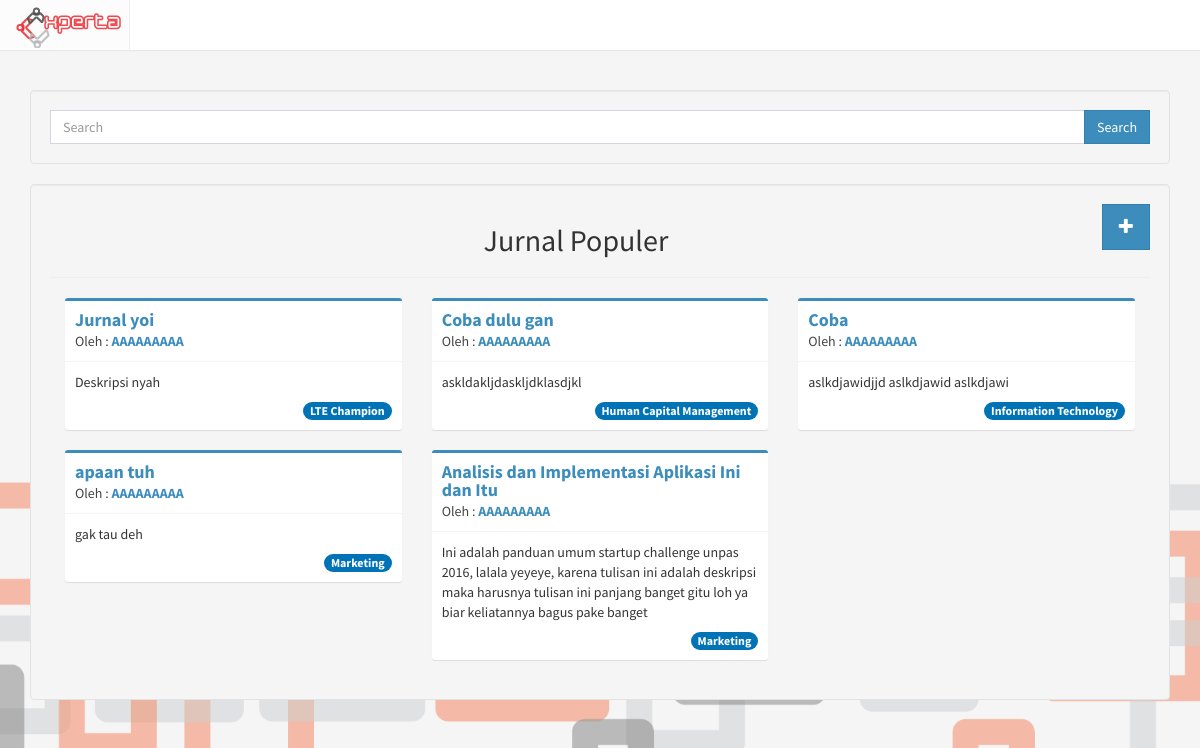
The app's page /index.php/journal, older data.
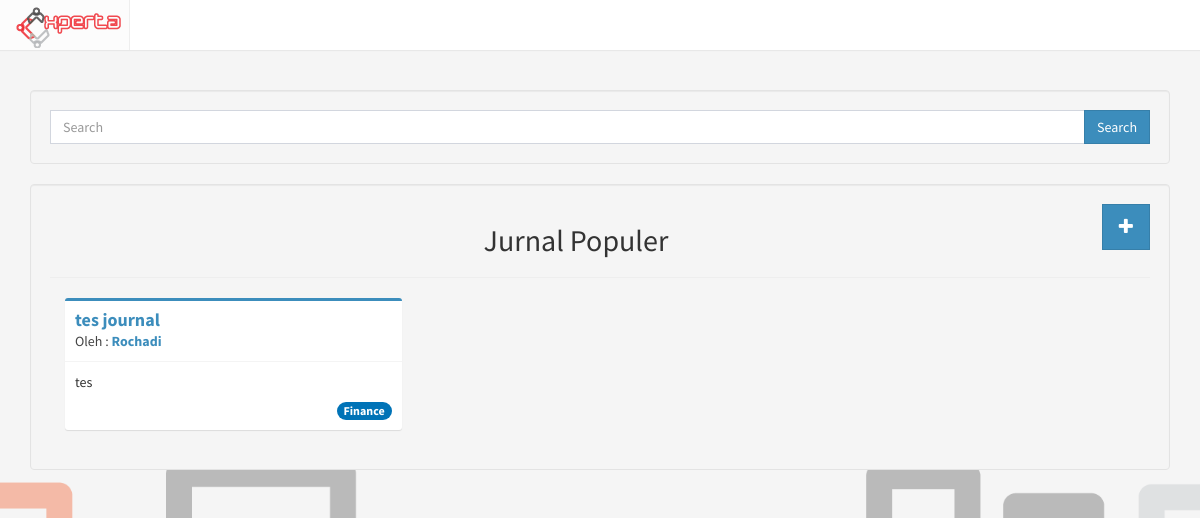
The same page, newer data.
### tables this page shows
CREATE TABLE `journal` (
  `id_journal` int(11) NOT NULL,
  `id_user` int(11) NOT NULL,
  `id_directorate` int(11) NOT NULL,
  `title` varchar(100) NOT NULL,
  `description` text NOT NULL,
  `file` varchar(500) NOT NULL,
  `views` int(11) NOT NULL DEFAULT '0',
  `created_at` timestamp NOT NULL DEFAULT CURRENT_TIMESTAMP,
  `status` int(11) NOT NULL DEFAULT '0'
);

CREATE TABLE `profile` (
  `id_profile` int(11) NOT NULL,
  `NIK` varchar(50) DEFAULT NULL,
  `id_user` int(11) NOT NULL,
  `fullname` varchar(255) NOT NULL,
  `birthdate` date DEFAULT NULL,
  `gender` enum('M','F') DEFAULT NULL,
  `id_expert` int(11) DEFAULT '98',
  `pic` varchar(500) DEFAULT 'default.png',
  `updated_at` timestamp NOT NULL DEFAULT CURRENT_TIMESTAMP ON UPDATE CURRENT_TIMESTAMP,
  `login` int(11) NOT NULL DEFAULT '0'
);

CREATE TABLE `directorate` (
  `id_directorate` int(11) NOT NULL,
  `id_scope` int(11) NOT NULL,
  `directorate_name` varchar(100) NOT NULL
);

### application/controllers/Journal.php (called while the page is built, shortened)
<?php
class Journal extends CI_Controller
{
	function __construct(){
			$this->load->model("Journal_model");
		}
	public function index(){
		$data['title'] = "Journal";
		$data['listjournal'] = $this->Journal_model->listjournal();
		$this->load->view('journal/journal', $data);
	}
}

### index.php (called while the page is built, shortened)
<?php
require_once BASEPATH.'core/CodeIgniter.php';

### application/models/Journal_model.php (called while the page is built, shortened)
<?php
class Journal_model extends CI_Model
{
	function listjournal(){
		return $this->db->query(" SELECT journal.title, profile.fullname, journal.description, journal.id_journal, user.id_user, directorate.directorate_name
			FROM journal, directorate, user, profile
			WHERE journal.id_directorate = directorate.id_directorate
				AND user.id_user = journal.id_user
				AND user.id_user = profile.id_user
				AND status=1
				ORDER BY journal.views
				LIMIT 0,9")->result();
	}
}

### application/views/journal/journal.php (the view, shortened to what this page needs)
<?php include 'application/views/header.php' ?>
		<div class="container">
			<div class="row">
				<div class="col-md-12 isi">
					<div class="col-md-12 well">
					<form action="<?php echo site_url('journal/browse') ?>" method="GET">
						<div class="input-group">
		                    <input type="text" name="q" class="form-control" placeholder="Search" >
		                    <span class="input-group-btn">
		                    	<button class="btn btn-primary btn-flat" type="submit">Search</button>
		                	</span>
		                </div>
					</form>
					</div>
					<div  class="col-md-12 well">
						<a href="<?php echo site_url('journal/newpost') ?>" title="New post" class="btn btn-primary btn-lg btn-flat pull-right"><i class="fa fa-plus"></i></a>
						<h2>Jurnal Populer</h2>
						<hr>
						<?php foreach ($listjournal as $journal): ?>
								<div class="col-md-4">
									<div class="box box-primary">
										<div class="box-header with-border">
									    	<h3 class="box-title"><strong><a href="<?php echo site_url('journal/view/'.$journal->id_journal) ?>"><?php echo $journal->title; ?></a></strong></h3>
									    	<div class="author">
										    	Oleh :
										    		<a href="<?php echo site_url('profile/'.$journal->id_user) ?>">
										    			<strong><?php echo $journal->fullname ?></strong>
										    		</a>
									    	</div>
									    </div>
									    <div class="box-body">
										    <p><?php echo $journal->description ?></p>
									    	<span class="pull-right badge bg-blue"><?php echo $journal->directorate_name ?></span>
									    </div>
									</div>
								</div>
						<?php endforeach ?>
					</div>
				</div>
			</div>
		</div>
	</body>
</html>

Row changes from the older to the newer data that the page shows:
removed journal: title "Jurnal yoi", profile.fullname "AAAAAAAAA", description "Deskripsi nyah", id_directorate.directorate_name "LTE Champion"
removed journal: title "Coba dulu gan", profile.fullname "AAAAAAAAA", description "askldakljdaskljdklasdjkl", id_directorate.directorate_name "Human Capital Management"
removed journal: title "Coba", profile.fullname "AAAAAAAAA", description "aslkdjawidjjd aslkdjawid aslkdjawi", id_directorate.directorate_name "Information Technology"
removed journal: title "apaan tuh", profile.fullname "AAAAAAAAA", description "gak tau deh", id_directorate.directorate_name "Marketing"
removed journal: title "Analisis dan Implementasi Aplikasi Ini dan Itu", profile.fullname "AAAAAAAAA", description "Ini adalah panduan umum startup challenge unpas 2016, lalala yeyeye, karena tulisan ini adalah deskripsi maka harusnya tulisan ini panjang banget gitu loh ya biar keliatannya bagus pake banget", id_directorate.directorate_name "Marketing"
added journal: title "tes journal", profile.fullname "Rochadi", description "tes", id_directorate.directorate_name "Finance"
